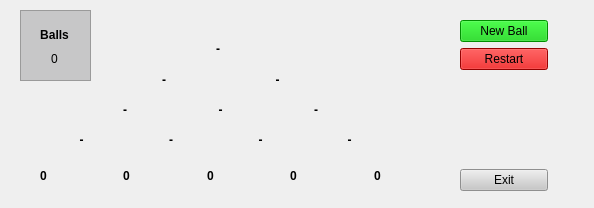
 <widget class="QWidget" name="MyForm">
  <property name="geometry">
   <rect>
    <x>0</x>
    <y>0</y>
    <width>594</width>
    <height>208</height>
   </rect>
  </property>
  <property name="palette">
   <palette>
    <active>
     <colorrole role="Text">
      <brush brushstyle="SolidPattern">
       <color alpha="255">
        <red>0</red>
        <green>0</green>
        <blue>255</blue>
       </color>
      </brush>
     </colorrole>
     <colorrole role="PlaceholderText">
      <brush brushstyle="SolidPattern">
       <color alpha="128">
        <red>0</red>
        <green>0</green>
        <blue>255</blue>
       </color>
      </brush>
     </colorrole>
    </active>
    <inactive>
     <colorrole role="Text">
      <brush brushstyle="SolidPattern">
       <color alpha="255">
        <red>0</red>
        <green>0</green>
        <blue>255</blue>
       </color>
      </brush>
     </colorrole>
     <colorrole role="PlaceholderText">
      <brush brushstyle="SolidPattern">
       <color alpha="128">
        <red>0</red>
        <green>0</green>
        <blue>255</blue>
       </color>
      </brush>
     </colorrole>
    </inactive>
    <disabled>
     <colorrole role="Text">
      <brush brushstyle="SolidPattern">
       <color alpha="255">
        <red>168</red>
        <green>169</green>
        <blue>169</blue>
       </color>
      </brush>
     </colorrole>
     <colorrole role="PlaceholderText">
      <brush brushstyle="SolidPattern">
       <color alpha="128">
        <red>35</red>
        <green>38</green>
        <blue>39</blue>
       </color>
      </brush>
     </colorrole>
    </disabled>
   </palette>
  </property>
  <property name="focusPolicy">
   <enum>Qt::StrongFocus</enum>
  </property>
  <property name="windowTitle">
   <string>Galton</string>
  </property>
  <widget class="MyLabelEdit" name="label_4">
   <property name="geometry">
    <rect>
     <x>210</x>
     <y>40</y>
     <width>16</width>
     <height>18</height>
    </rect>
   </property>
   <property name="font">
    <font>
     <weight>75</weight>
     <bold>true</bold>
    </font>
   </property>
   <property name="text">
    <string>-</string>
   </property>
   <property name="alignment">
    <set>Qt::AlignCenter</set>
   </property>
  </widget>
  <widget class="QFrame" name="frame">
   <property name="geometry">
    <rect>
     <x>20</x>
     <y>10</y>
     <width>71</width>
     <height>71</height>
    </rect>
   </property>
   <property name="palette">
    <palette>
     <active>
      <colorrole role="Base">
       <brush brushstyle="SolidPattern">
        <color alpha="255">
         <red>200</red>
         <green>200</green>
         <blue>200</blue>
        </color>
       </brush>
      </colorrole>
      <colorrole role="Window">
       <brush brushstyle="SolidPattern">
        <color alpha="255">
         <red>199</red>
         <green>199</green>
         <blue>200</blue>
        </color>
       </brush>
      </colorrole>
     </active>
     <inactive>
      <colorrole role="Base">
       <brush brushstyle="SolidPattern">
        <color alpha="255">
         <red>200</red>
         <green>200</green>
         <blue>200</blue>
        </color>
       </brush>
      </colorrole>
      <colorrole role="Window">
       <brush brushstyle="SolidPattern">
        <color alpha="255">
         <red>199</red>
         <green>199</green>
         <blue>200</blue>
        </color>
       </brush>
      </colorrole>
     </inactive>
     <disabled>
      <colorrole role="Base">
       <brush brushstyle="SolidPattern">
        <color alpha="255">
         <red>199</red>
         <green>199</green>
         <blue>200</blue>
        </color>
       </brush>
      </colorrole>
      <colorrole role="Window">
       <brush brushstyle="SolidPattern">
        <color alpha="255">
         <red>199</red>
         <green>199</green>
         <blue>200</blue>
        </color>
       </brush>
      </colorrole>
     </disabled>
    </palette>
   </property>
   <property name="autoFillBackground">
    <bool>true</bool>
   </property>
   <property name="frameShape">
    <enum>QFrame::StyledPanel</enum>
   </property>
   <property name="frameShadow">
    <enum>QFrame::Raised</enum>
   </property>
   <widget class="QLabel" name="label_17">
    <property name="geometry">
     <rect>
      <x>20</x>
      <y>16</y>
      <width>29</width>
      <height>18</height>
     </rect>
    </property>
    <property name="font">
     <font>
      <weight>75</weight>
      <bold>true</bold>
     </font>
    </property>
    <property name="autoFillBackground">
     <bool>false</bool>
    </property>
    <property name="text">
     <string>Balls</string>
    </property>
    <property name="alignment">
     <set>Qt::AlignCenter</set>
    </property>
   </widget>
   <widget class="MyLabelEdit" name="label_3">
    <property name="geometry">
     <rect>
      <x>20</x>
      <y>40</y>
      <width>29</width>
      <height>18</height>
     </rect>
    </property>
    <property name="text">
     <string>0</string>
    </property>
    <property name="alignment">
     <set>Qt::AlignCenter</set>
    </property>
   </widget>
   <widget class="QWidget" name="layoutWidget">
    <property name="geometry">
     <rect>
      <x>10</x>
      <y>10</y>
      <width>31</width>
      <height>44</height>
     </rect>
    </property>
    <layout class="QVBoxLayout" name="verticalLayout_2"/>
   </widget>
  </widget>
  <widget class="QWidget" name="layoutWidget">
   <property name="geometry">
    <rect>
     <x>40</x>
     <y>160</y>
     <width>411</width>
     <height>31</height>
    </rect>
   </property>
   <layout class="QHBoxLayout" name="horizontalLayout">
    <item>
     <widget class="MyLabelEdit" name="label_16">
      <property name="font">
       <font>
        <weight>75</weight>
        <bold>true</bold>
       </font>
      </property>
      <property name="text">
       <string>0</string>
      </property>
     </widget>
    </item>
    <item>
     <widget class="MyLabelEdit" name="label_12">
      <property name="font">
       <font>
        <weight>75</weight>
        <bold>true</bold>
       </font>
      </property>
      <property name="text">
       <string>0</string>
      </property>
     </widget>
    </item>
    <item>
     <widget class="MyLabelEdit" name="label_13">
      <property name="font">
       <font>
        <weight>75</weight>
        <bold>true</bold>
       </font>
      </property>
      <property name="text">
       <string>0</string>
      </property>
     </widget>
    </item>
    <item>
     <widget class="MyLabelEdit" name="label_14">
      <property name="font">
       <font>
        <weight>75</weight>
        <bold>true</bold>
       </font>
      </property>
      <property name="text">
       <string>0</string>
      </property>
     </widget>
    </item>
    <item>
     <widget class="MyLabelEdit" name="label_15">
      <property name="font">
       <font>
        <weight>75</weight>
        <bold>true</bold>
       </font>
      </property>
      <property name="text">
       <string>0</string>
      </property>
     </widget>
    </item>
   </layout>
  </widget>
  <widget class="QWidget" name="layoutWidget">
   <property name="geometry">
    <rect>
     <x>40</x>
     <y>130</y>
     <width>351</width>
     <height>20</height>
    </rect>
   </property>
   <layout class="QHBoxLayout" name="horizontalLayout_2">
    <item>
     <widget class="MyLabelEdit" name="label_8">
      <property name="font">
       <font>
        <weight>75</weight>
        <bold>true</bold>
       </font>
      </property>
      <property name="text">
       <string>-</string>
      </property>
      <property name="alignment">
       <set>Qt::AlignCenter</set>
      </property>
     </widget>
    </item>
    <item>
     <widget class="MyLabelEdit" name="label_10">
      <property name="font">
       <font>
        <weight>75</weight>
        <bold>true</bold>
       </font>
      </property>
      <property name="text">
       <string>-</string>
      </property>
      <property name="alignment">
       <set>Qt::AlignCenter</set>
      </property>
     </widget>
    </item>
    <item>
     <widget class="MyLabelEdit" name="label_9">
      <property name="font">
       <font>
        <weight>75</weight>
        <bold>true</bold>
       </font>
      </property>
      <property name="text">
       <string>-</string>
      </property>
      <property name="alignment">
       <set>Qt::AlignCenter</set>
      </property>
     </widget>
    </item>
    <item>
     <widget class="MyLabelEdit" name="label_11">
      <property name="font">
       <font>
        <weight>75</weight>
        <bold>true</bold>
       </font>
      </property>
      <property name="text">
       <string>-</string>
      </property>
      <property name="alignment">
       <set>Qt::AlignCenter</set>
      </property>
     </widget>
    </item>
   </layout>
  </widget>
  <widget class="QWidget" name="layoutWidget">
   <property name="geometry">
    <rect>
     <x>80</x>
     <y>100</y>
     <width>281</width>
     <height>20</height>
    </rect>
   </property>
   <layout class="QHBoxLayout" name="horizontalLayout_3">
    <item>
     <widget class="MyLabelEdit" name="label_5">
      <property name="font">
       <font>
        <weight>75</weight>
        <bold>true</bold>
       </font>
      </property>
      <property name="text">
       <string>-</string>
      </property>
      <property name="alignment">
       <set>Qt::AlignCenter</set>
      </property>
     </widget>
    </item>
    <item>
     <widget class="MyLabelEdit" name="label_6">
      <property name="font">
       <font>
        <weight>75</weight>
        <bold>true</bold>
       </font>
      </property>
      <property name="text">
       <string>-</string>
      </property>
      <property name="alignment">
       <set>Qt::AlignCenter</set>
      </property>
     </widget>
    </item>
    <item>
     <widget class="MyLabelEdit" name="label_7">
      <property name="font">
       <font>
        <weight>75</weight>
        <bold>true</bold>
       </font>
      </property>
      <property name="text">
       <string>-</string>
      </property>
      <property name="alignment">
       <set>Qt::AlignCenter</set>
      </property>
     </widget>
    </item>
   </layout>
  </widget>
  <widget class="QWidget" name="layoutWidget">
   <property name="geometry">
    <rect>
     <x>110</x>
     <y>70</y>
     <width>221</width>
     <height>20</height>
    </rect>
   </property>
   <layout class="QHBoxLayout" name="horizontalLayout_4">
    <item>
     <widget class="MyLabelEdit" name="label">
      <property name="font">
       <font>
        <weight>75</weight>
        <bold>true</bold>
       </font>
      </property>
      <property name="text">
       <string>-</string>
      </property>
      <property name="alignment">
       <set>Qt::AlignCenter</set>
      </property>
     </widget>
    </item>
    <item>
     <widget class="MyLabelEdit" name="label_2">
      <property name="font">
       <font>
        <weight>75</weight>
        <bold>true</bold>
       </font>
      </property>
      <property name="text">
       <string>-</string>
      </property>
      <property name="alignment">
       <set>Qt::AlignCenter</set>
      </property>
     </widget>
    </item>
   </layout>
  </widget>
  <widget class="QWidget" name="">
   <property name="geometry">
    <rect>
     <x>460</x>
     <y>20</y>
     <width>88</width>
     <height>171</height>
    </rect>
   </property>
   <layout class="QVBoxLayout" name="verticalLayout_3">
    <item>
     <layout class="QVBoxLayout" name="verticalLayout">
      <item>
       <widget class="QPushButton" name="pushButton">
        <property name="palette">
         <palette>
          <active>
           <colorrole role="Button">
            <brush brushstyle="SolidPattern">
             <color alpha="255">
              <red>0</red>
              <green>200</green>
              <blue>0</blue>
             </color>
            </brush>
           </colorrole>
           <colorrole role="Base">
            <brush brushstyle="SolidPattern">
             <color alpha="255">
              <red>0</red>
              <green>200</green>
              <blue>0</blue>
             </color>
            </brush>
           </colorrole>
           <colorrole role="Window">
            <brush brushstyle="SolidPattern">
             <color alpha="255">
              <red>0</red>
              <green>200</green>
              <blue>0</blue>
             </color>
            </brush>
           </colorrole>
           <colorrole role="Highlight">
            <brush brushstyle="SolidPattern">
             <color alpha="255">
              <red>0</red>
              <green>200</green>
              <blue>0</blue>
             </color>
            </brush>
           </colorrole>
          </active>
          <inactive>
           <colorrole role="Button">
            <brush brushstyle="SolidPattern">
             <color alpha="255">
              <red>0</red>
              <green>200</green>
              <blue>0</blue>
             </color>
            </brush>
           </colorrole>
           <colorrole role="Base">
            <brush brushstyle="SolidPattern">
             <color alpha="255">
              <red>0</red>
              <green>200</green>
              <blue>0</blue>
             </color>
            </brush>
           </colorrole>
           <colorrole role="Window">
            <brush brushstyle="SolidPattern">
             <color alpha="255">
              <red>0</red>
              <green>200</green>
              <blue>0</blue>
             </color>
            </brush>
           </colorrole>
           <colorrole role="Highlight">
            <brush brushstyle="SolidPattern">
             <color alpha="255">
              <red>0</red>
              <green>200</green>
              <blue>0</blue>
             </color>
            </brush>
           </colorrole>
          </inactive>
          <disabled>
           <colorrole role="Button">
            <brush brushstyle="SolidPattern">
             <color alpha="255">
              <red>0</red>
              <green>200</green>
              <blue>0</blue>
             </color>
            </brush>
           </colorrole>
           <colorrole role="Base">
            <brush brushstyle="SolidPattern">
             <color alpha="255">
              <red>0</red>
              <green>200</green>
              <blue>0</blue>
             </color>
            </brush>
           </colorrole>
           <colorrole role="Window">
            <brush brushstyle="SolidPattern">
             <color alpha="255">
              <red>0</red>
              <green>200</green>
              <blue>0</blue>
             </color>
            </brush>
           </colorrole>
           <colorrole role="Highlight">
            <brush brushstyle="SolidPattern">
             <color alpha="255">
              <red>227</red>
              <green>229</green>
              <blue>231</blue>
             </color>
            </brush>
           </colorrole>
          </disabled>
         </palette>
        </property>
        <property name="focusPolicy">
         <enum>Qt::NoFocus</enum>
        </property>
        <property name="styleSheet">
         <string notr="true">background-color: rgb(0,200,0);</string>
        </property>
        <property name="text">
         <string>New Ball</string>
        </property>
        <property name="shortcut">
         <string>Alt+B</string>
        </property>
       </widget>
      </item>
      <item>
       <widget class="QPushButton" name="pushButton_2">
        <property name="palette">
         <palette>
          <active>
           <colorrole role="Button">
            <brush brushstyle="SolidPattern">
             <color alpha="255">
              <red>210</red>
              <green>0</green>
              <blue>0</blue>
             </color>
            </brush>
           </colorrole>
           <colorrole role="Text">
            <brush brushstyle="SolidPattern">
             <color alpha="255">
              <red>210</red>
              <green>0</green>
              <blue>0</blue>
             </color>
            </brush>
           </colorrole>
           <colorrole role="Base">
            <brush brushstyle="SolidPattern">
             <color alpha="255">
              <red>210</red>
              <green>0</green>
              <blue>0</blue>
             </color>
            </brush>
           </colorrole>
           <colorrole role="Window">
            <brush brushstyle="SolidPattern">
             <color alpha="255">
              <red>210</red>
              <green>0</green>
              <blue>0</blue>
             </color>
            </brush>
           </colorrole>
           <colorrole role="Highlight">
            <brush brushstyle="SolidPattern">
             <color alpha="255">
              <red>210</red>
              <green>0</green>
              <blue>0</blue>
             </color>
            </brush>
           </colorrole>
           <colorrole role="Link">
            <brush brushstyle="SolidPattern">
             <color alpha="255">
              <red>210</red>
              <green>0</green>
              <blue>0</blue>
             </color>
            </brush>
           </colorrole>
           <colorrole role="PlaceholderText">
            <brush brushstyle="NoBrush">
             <color alpha="128">
              <red>35</red>
              <green>38</green>
              <blue>39</blue>
             </color>
            </brush>
           </colorrole>
          </active>
          <inactive>
           <colorrole role="Button">
            <brush brushstyle="SolidPattern">
             <color alpha="255">
              <red>210</red>
              <green>0</green>
              <blue>0</blue>
             </color>
            </brush>
           </colorrole>
           <colorrole role="Text">
            <brush brushstyle="SolidPattern">
             <color alpha="255">
              <red>210</red>
              <green>0</green>
              <blue>0</blue>
             </color>
            </brush>
           </colorrole>
           <colorrole role="Base">
            <brush brushstyle="SolidPattern">
             <color alpha="255">
              <red>210</red>
              <green>0</green>
              <blue>0</blue>
             </color>
            </brush>
           </colorrole>
           <colorrole role="Window">
            <brush brushstyle="SolidPattern">
             <color alpha="255">
              <red>210</red>
              <green>0</green>
              <blue>0</blue>
             </color>
            </brush>
           </colorrole>
           <colorrole role="Highlight">
            <brush brushstyle="SolidPattern">
             <color alpha="255">
              <red>210</red>
              <green>0</green>
              <blue>0</blue>
             </color>
            </brush>
           </colorrole>
           <colorrole role="Link">
            <brush brushstyle="SolidPattern">
             <color alpha="255">
              <red>210</red>
              <green>0</green>
              <blue>0</blue>
             </color>
            </brush>
           </colorrole>
           <colorrole role="PlaceholderText">
            <brush brushstyle="NoBrush">
             <color alpha="128">
              <red>210</red>
              <green>0</green>
              <blue>0</blue>
             </color>
            </brush>
           </colorrole>
          </inactive>
          <disabled>
           <colorrole role="Button">
            <brush brushstyle="SolidPattern">
             <color alpha="255">
              <red>210</red>
              <green>0</green>
              <blue>0</blue>
             </color>
            </brush>
           </colorrole>
           <colorrole role="Text">
            <brush brushstyle="SolidPattern">
             <color alpha="255">
              <red>168</red>
              <green>169</green>
              <blue>169</blue>
             </color>
            </brush>
           </colorrole>
           <colorrole role="Base">
            <brush brushstyle="SolidPattern">
             <color alpha="255">
              <red>210</red>
              <green>0</green>
              <blue>0</blue>
             </color>
            </brush>
           </colorrole>
           <colorrole role="Window">
            <brush brushstyle="SolidPattern">
             <color alpha="255">
              <red>210</red>
              <green>0</green>
              <blue>0</blue>
             </color>
            </brush>
           </colorrole>
           <colorrole role="Highlight">
            <brush brushstyle="SolidPattern">
             <color alpha="255">
              <red>227</red>
              <green>229</green>
              <blue>231</blue>
             </color>
            </brush>
           </colorrole>
           <colorrole role="Link">
            <brush brushstyle="SolidPattern">
             <color alpha="255">
              <red>210</red>
              <green>0</green>
              <blue>0</blue>
             </color>
            </brush>
           </colorrole>
           <colorrole role="PlaceholderText">
            <brush brushstyle="NoBrush">
             <color alpha="128">
              <red>35</red>
              <green>38</green>
              <blue>39</blue>
             </color>
            </brush>
           </colorrole>
          </disabled>
         </palette>
        </property>
        <property name="focusPolicy">
         <enum>Qt::NoFocus</enum>
        </property>
        <property name="styleSheet">
         <string notr="true">background-color: rgb(210,0,0);</string>
        </property>
        <property name="text">
         <string>Restart</string>
        </property>
        <property name="shortcut">
         <string>Alt+R</string>
        </property>
       </widget>
      </item>
     </layout>
    </item>
    <item>
     <spacer name="verticalSpacer">
      <property name="orientation">
       <enum>Qt::Vertical</enum>
      </property>
      <property name="sizeHint" stdset="0">
       <size>
        <width>20</width>
        <height>40</height>
       </size>
      </property>
     </spacer>
    </item>
    <item>
     <widget class="QPushButton" name="pushButton_3">
      <property name="palette">
       <palette>
        <active>
         <colorrole role="Button">
          <brush brushstyle="SolidPattern">
           <color alpha="255">
            <red>200</red>
            <green>200</green>
            <blue>200</blue>
           </color>
          </brush>
         </colorrole>
         <colorrole role="Base">
          <brush brushstyle="SolidPattern">
           <color alpha="255">
            <red>200</red>
            <green>200</green>
            <blue>200</blue>
           </color>
          </brush>
         </colorrole>
         <colorrole role="Window">
          <brush brushstyle="SolidPattern">
           <color alpha="255">
            <red>200</red>
            <green>200</green>
            <blue>200</blue>
           </color>
          </brush>
         </colorrole>
         <colorrole role="Highlight">
          <brush brushstyle="SolidPattern">
           <color alpha="255">
            <red>200</red>
            <green>200</green>
            <blue>200</blue>
           </color>
          </brush>
         </colorrole>
        </active>
        <inactive>
         <colorrole role="Button">
          <brush brushstyle="SolidPattern">
           <color alpha="255">
            <red>200</red>
            <green>200</green>
            <blue>200</blue>
           </color>
          </brush>
         </colorrole>
         <colorrole role="Base">
          <brush brushstyle="SolidPattern">
           <color alpha="255">
            <red>200</red>
            <green>200</green>
            <blue>200</blue>
           </color>
          </brush>
         </colorrole>
         <colorrole role="Window">
          <brush brushstyle="SolidPattern">
           <color alpha="255">
            <red>200</red>
            <green>200</green>
            <blue>200</blue>
           </color>
          </brush>
         </colorrole>
         <colorrole role="Highlight">
          <brush brushstyle="SolidPattern">
           <color alpha="255">
            <red>200</red>
            <green>200</green>
            <blue>200</blue>
           </color>
          </brush>
         </colorrole>
        </inactive>
        <disabled>
         <colorrole role="Button">
          <brush brushstyle="SolidPattern">
           <color alpha="255">
            <red>200</red>
            <green>200</green>
            <blue>200</blue>
           </color>
          </brush>
         </colorrole>
         <colorrole role="Base">
          <brush brushstyle="SolidPattern">
           <color alpha="255">
            <red>200</red>
            <green>200</green>
            <blue>200</blue>
           </color>
          </brush>
         </colorrole>
         <colorrole role="Window">
          <brush brushstyle="SolidPattern">
           <color alpha="255">
            <red>200</red>
            <green>200</green>
            <blue>200</blue>
           </color>
          </brush>
         </colorrole>
         <colorrole role="Highlight">
          <brush brushstyle="SolidPattern">
           <color alpha="255">
            <red>227</red>
            <green>229</green>
            <blue>231</blue>
           </color>
          </brush>
         </colorrole>
        </disabled>
       </palette>
      </property>
      <property name="focusPolicy">
       <enum>Qt::NoFocus</enum>
      </property>
      <property name="styleSheet">
       <string notr="true">background-color: rgb(200,200,200);</string>
      </property>
      <property name="text">
       <string>Exit</string>
      </property>
     </widget>
    </item>
   </layout>
  </widget>
 </widget>
